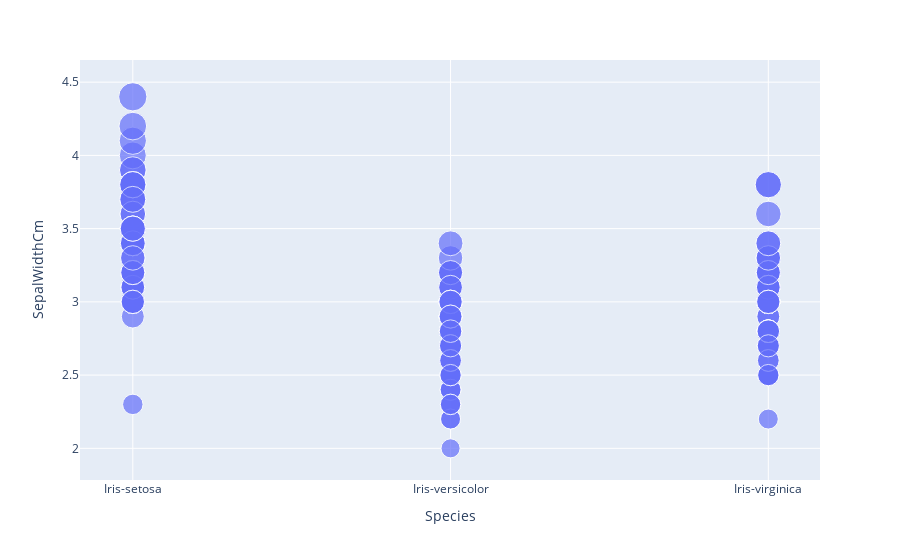

The cell this chart's notebook holds for it:
### Code cell
px.scatter(iris, x= 'Species', y='SepalWidthCm', size='SepalWidthCm')

### Figure 1 — Plotly figure (JSON) as saved in the notebook; plotly's stock layout.template omitted (floating-point values rounded to 4 significant figures; data arrays with more than 128 entries replaced by an {"elided": "..."} marker saying what was removed)
{"data": [{"hovertemplate": "Species=%{x}<br>SepalWidthCm=%{marker.size}<extra></extra>", "legendgroup": "", "marker": {"color": "#636efa", "size": {"elided": "150 float values"}, "sizemode": "area", "sizeref": 0.011, "symbol": "circle"}, "mode": "markers", "name": "", "showlegend": false, "type": "scatter", "x": {"elided": "150 str values"}, "xaxis": "x", "y": {"elided": "150 float values"}, "yaxis": "y"}], "layout": {"legend": {"itemsizing": "constant", "tracegroupgap": 0}, "margin": {"t": 60}, "xaxis": {"anchor": "y", "domain": [0, 1], "title": {"text": "Species"}}, "yaxis": {"anchor": "x", "domain": [0, 1], "title": {"text": "SepalWidthCm"}}}}
